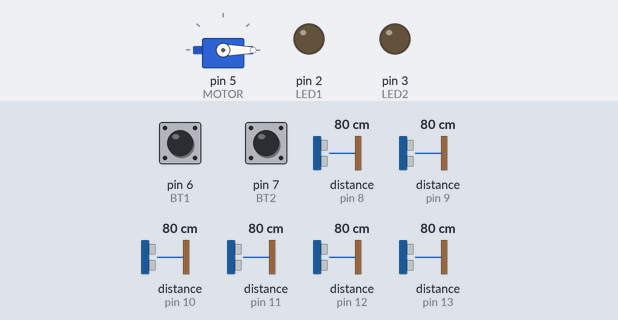
Simulated run of this sketch. Board: Arduino Uno, built with avr-gcc and run on an emulated ATmega328P. Shown: servo, output pins drawn as LEDs (lit = HIGH). Wiring (inferred from the names in the program): 6 × ultrasonic range finder: trigger A0, echo pin 13 / trigger A1, echo pin 12 / trigger A2, echo pin 11 / trigger A3, echo pin 10 / trigger A4, echo pin 9 / trigger A5, echo pin 8. Dashed ring = blinking. The test bench sets the inputs (shaded band); at power-on: distance to the obstacle (sensors on pin 8, pin 9, pin 10, pin 12, pin 11, pin 13) 80 cm, pin 6 (BT1) HIGH, pin 7 (BT2) HIGH. The echo pulse lasts 58.3 µs per cm; pins used as bus, display or sensor lines are not drawn; what the sketch prints to the serial monitor is not drawn.

Above: at 1.2 s.
1.3 s: distance to the obstacle (sensor on pin 8) set to 12 cm
3.6 s: distance to the obstacle (sensor on pin 8) set to 9 cm
At 4.1 s:
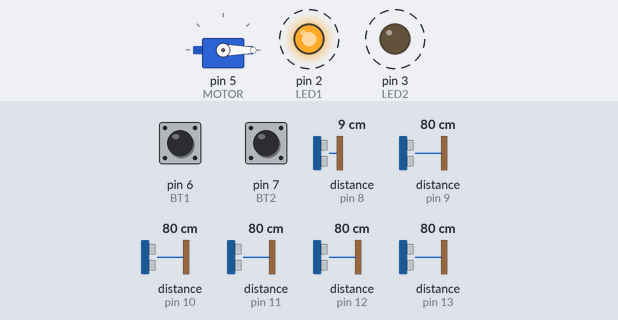
6.6 s: distance to the obstacle (sensor on pin 9) set to 11 cm
9.6 s: distance to the obstacle (sensor on pin 9) set to 8 cm
At 10.5 s:
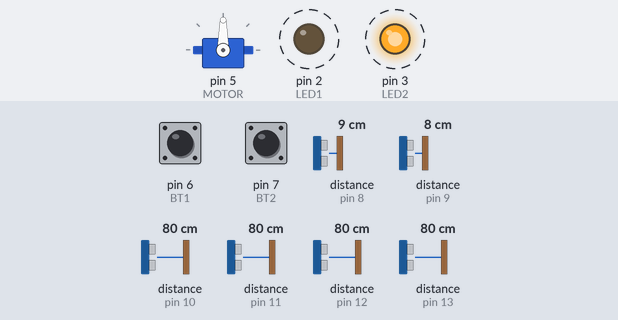
12.6 s: distance to the obstacle (sensor on pin 10) set to 2 cm
15.6 s: distance to the obstacle (sensor on pin 12) set to 299 cm
At 16.1 s:
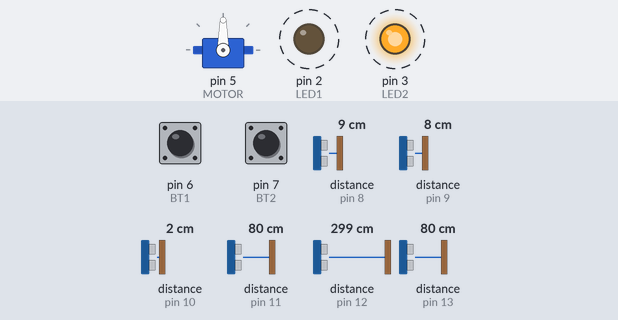
Timing chart, 0 to 19.6 s (numbered marks = the images above; inputs shaded):
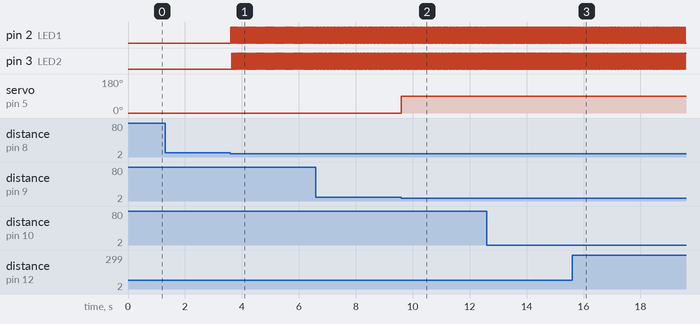

The sketch:

Chip_1.ino
```cpp
// B1: Them thu vien
#include <Servo.h>

// B2: Dinh nghia, doi ten, khai bao chan cong
#define TRIG1 A0
#define ECHO1 13

#define TRIG2 A1
#define ECHO2 12

#define TRIG3 A2
#define ECHO3 11

#define TRIG4 A3
#define ECHO4 10

#define TRIG5 A4
#define ECHO5 9

#define TRIG6 A5
#define ECHO6 8

#define MOTOR 5

#define LED1 2
#define LED2 3

#define BT1 6
#define BT2 7

// B3: Khai bao bien toan cuc
Servo myservo;                       // create servo object to control a servo
int nhayDen = 0;                     // 0 la nhay LED2, 1 la nhay LED 1
int servoStatus = 0;                 // 0 la o goc 0, 1 la o goc 90
int ledStatus = 0;                   // 0 la tat nhay LED, 1 la bat nhay LED
int audioStatus = 0;                 // 0 la coi tat, 1 la coi bat
int temp1 = 0, temp2 = 0, temp3 = 0; // cac temp de xu ly chong nhieu cho button
int checkSensor1 = 0, checkSensor2 = 0, checkSensor3 = 0, checkSensor4 = 0, checkSensor5 = 0, checkSensor6 = 0;
int sensor1Status, sensor2Status, sensor3Status, sensor4Status, sensor5Status, sensor6Status;
int coVat = 0, coTau = 0;
unsigned long curMillis = 0;
// B4: Cac chuong trinh con

// lay du lieu tu cam bien
int SensorData(int TrigNumber, int EchoNumber, int number)
{
  // phat song am co xung 10 micros
  digitalWrite(TrigNumber, LOW);
  delayMicroseconds(2);
  digitalWrite(TrigNumber, HIGH);
  delayMicroseconds(10);
  digitalWrite(TrigNumber, LOW);

  // dem thoi gian nhan xung cua echo
  // neu qua 30 micros echo khong nhan duoc tin hieu thi tu nhay ve trang thai LOW
  const unsigned long duration = pulseIn(EchoNumber, HIGH);

  // tinh khoang cach tu vat den sensor
  int distance = duration / 29 / 2;
  // check sensor con hoat dong
  if (distance < 200)
  {
    checkSensor(number, 1);
    // khoang co vat
    if (distance < 10)
      return 1;
    else
    {
      return 0;
    }
  }
  else
  {
    checkSensor(number, 0);
    return 0;
  }
}

void checkSensor(int number, int status)
{
  switch (number)
  {
  case 1:
    checkSensor1 = status;
    break;
  case 2:
    checkSensor2 = status;
    break;
  case 3:
    checkSensor3 = status;
    break;
  case 4:
    checkSensor4 = status;
    break;
  case 5:
    checkSensor5 = status;
    break;
  case 6:
    checkSensor6 = status;
    break;
  }
}

// ham truyen du lieu sang chip LCD
void TransmitSignal(int mode)
{
  // chip truyen
  if (mode == 1)
  {
    Serial.print(String("mode=1|") + checkSensor1 + "  " + checkSensor2 + "  " + checkSensor3 + "  " + checkSensor4 + "  " + checkSensor5 + "  " + checkSensor6 + "/");
  }
  else if (mode == 2)
    Serial.print("mode=2/");
  else if (mode == 3)
    Serial.print("mode=3/");
  else if (mode == 4)
    Serial.print("mode=4/");
}

// nut bam kiem tra 2 LED
void Button1()
{
  // xu ly chong nhieu cho nut bam
  if (digitalRead(BT1) == 0)
  {
    temp1 = 1;
  }

  if (temp1 == 1)
  {
    if (digitalRead(BT1) == 1)
    {

      // check 2 LED dang tat
      if (digitalRead(LED1) == 0 && digitalRead(LED2) == 0)
      {
        digitalWrite(LED1, 1);
        digitalWrite(LED2, 0);
        delay(150);
        digitalWrite(LED1, 0);
        digitalWrite(LED2, 1);
        delay(150);
        digitalWrite(LED1, 1);
        digitalWrite(LED2, 0);
        delay(150);
        digitalWrite(LED1, 0);
        digitalWrite(LED2, 1);
        delay(150);
      }
      temp1 = 0;
    }
  }
}

// nut bam kiem tra dong co servo
void Button2()
{
  // xu ly chong nhieu cho nut bam
  if (digitalRead(BT2) == 0)
  {
    temp2 = 1;
  }

  if (temp2 == 1)
  {
    if (digitalRead(BT2) == 1)
    {

      // check dong co dang o goc 0
      if (servoStatus == 0)
      {
        myservo.write(90);
        delay(500);
      }
      temp2 = 0;
    }
  }
}


void servoControl(int n)
{
  if (n == 1)
  {
    servoStatus = 1;
    myservo.write(90);
  }
  else
  {
    servoStatus = 0;
    myservo.write(0);
  }
}

// B5: Cai dat khoi tao ban dau
void setup()
{
  pinMode(TRIG1, OUTPUT);
  pinMode(ECHO1, INPUT);

  pinMode(TRIG2, OUTPUT);
  pinMode(ECHO2, INPUT);

  pinMode(TRIG3, OUTPUT);
  pinMode(ECHO3, INPUT);

  pinMode(TRIG4, OUTPUT);
  pinMode(ECHO4, INPUT);

  pinMode(TRIG5, OUTPUT);
  pinMode(ECHO5, INPUT);

  pinMode(TRIG6, OUTPUT);
  pinMode(ECHO6, INPUT);

  Serial.begin(9600);

  myservo.attach(MOTOR); // attaches the servo on pin 7 to the servo object

  pinMode(LED1, OUTPUT);
  pinMode(LED2, OUTPUT);

  pinMode(BT1, INPUT_PULLUP);
  pinMode(BT2, INPUT_PULLUP);

  // cho dong co ve goc 0
  myservo.write(0);
}

// B6: Chuong trinh chinh
void loop()
{
  // B1: thu thap du lieu
  // thu thap du lieu sensor 1
  sensor1Status = SensorData(TRIG1, ECHO1, 1);
  // thu thap du lieu sensor 2
  sensor2Status = SensorData(TRIG2, ECHO2, 2);
  // thu thap du lieu sensor 3
  sensor3Status = SensorData(TRIG3, ECHO3, 3);
  // thu thap du lieu sensor 4
  sensor4Status = SensorData(TRIG4, ECHO4, 4);
  // thu thap du lieu sensor 5
  sensor5Status = SensorData(TRIG5, ECHO5, 5);
  // thu thap du lieu sensor 6
  sensor6Status = SensorData(TRIG6, ECHO6, 6);
  // B2: Xu ly, Chong nhieu

  if (coTau == 0)
  {
    // xu ly cam bien
    // check sensor 1 co vat, sensor 2 khong co vat, sensor 3 khong co vat
    if ((sensor1Status == 1 && sensor2Status == 0 && sensor3Status == 0) || (sensor6Status == 1 && sensor5Status == 0 && sensor4Status == 0))
    {
      curMillis = millis();
      coVat = 1;
      ledStatus = 1;
      servoControl(0);
      audioStatus = 0;
    }
    // check sensor 2 co vat, sensor 3 khong co vat
    else if ((coVat == 1 && sensor2Status == 1 && sensor3Status == 0) || (coVat == 1 && sensor5Status == 1 && sensor4Status == 0))
    {
      coTau = 1;
      coVat = 0;
      ledStatus = 1;
      servoControl(1);
      audioStatus = 0;
    }

    if ((millis() - curMillis) > 2000)
    {
      coVat = 0;
      ledStatus = 0;
      servoControl(0);
      audioStatus = 0;
    }
  }
  else
  {
    if ((sensor1Status == 1 && sensor2Status == 0 && sensor3Status == 0) || (sensor6Status == 1 && sensor5Status == 0 && sensor4Status == 0))
    {
      curMillis = millis();
      ledStatus = 1;
      servoControl(0);
      audioStatus = 0;
    }
    // check sensor 2 co vat, sensor 3 khong co vat
    else if ((sensor2Status == 1 && sensor3Status == 0) || (sensor5Status == 1 && sensor4Status == 0))
    {
      curMillis = millis();
      ledStatus = 1;
      servoControl(1);
      audioStatus = 0;
    }

    // check sensor 3 co vat
    else if (sensor3Status == 1 || sensor4Status == 1)
    {
      curMillis = millis();
      ledStatus = 1;
      servoControl(1);
      audioStatus = 1;
    }

    if ((millis() - curMillis) > 2000)
    {
      coTau = 0;
      ledStatus = 0;
      servoControl(0);
      audioStatus = 0;
    }
  }

// XU LY NHAY LED
  if (ledStatus == 1)
  {
    if (nhayDen == 0)
    {
      digitalWrite(LED1, 1);
      digitalWrite(LED2, 0);
      nhayDen++;
    }
    else if (nhayDen == 1)
    {
      digitalWrite(LED1, 0);
      digitalWrite(LED2, 1);
      nhayDen--;
    }
  }
  else
  {
    digitalWrite(LED1, 0);
    digitalWrite(LED2, 0);
  }
// truyen mode cho chip lcd
  // check dong co o goc 0, led tat, coi tat
  if (servoStatus == 0 && ledStatus == 0 && audioStatus == 0)
  {
    TransmitSignal(1);
    Button1();
    Button2();
  }
  // check dong co o goc 0, led bat, coi tat
  else if (servoStatus == 0 && ledStatus == 1 && audioStatus == 0)
  {
    TransmitSignal(2);
  }
  // check dong co o goc 90, led bat, coi tat
  else if (servoStatus == 1 && ledStatus == 1 && audioStatus == 0)
  {
    TransmitSignal(3);
  }
  // check dong co o goc 90, led bat, coi bat
  else if (servoStatus == 1 && ledStatus == 1 && audioStatus == 1)
  {
    TransmitSignal(4);
  }
}
```

Measured:
- the behaviour switches between 11 and 10 cm on distance to the obstacle (sensor on pin 8) (found by bisection; images 0 and 1)
- the behaviour switches between 10 and 9 cm on distance to the obstacle (sensor on pin 9) (found by bisection; images 1 and 2)
- after the input at 1.3 s, every drawn part: stays the same
- after the input at 3.6 s, pin 2 (LED1), pin 3 (LED2): alternates HIGH for 0.03 s and LOW for 0.03 s, starting at once
- after the input at 9.6 s, servo on pin 5 (MOTOR): 0° → 90° at once
- after the input at 15.6 s, pin 2 (LED1), pin 3 (LED2): alternates HIGH for 0.03 s and LOW for 0.03 s, starting after 0.09 s
